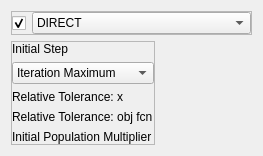
                     <widget class="QWidget" name="global_opt_page">
                      <property name="enabled">
                       <bool>true</bool>
                      </property>
                      <property name="geometry">
                       <rect>
                        <x>0</x>
                        <y>0</y>
                        <width>223</width>
                        <height>144</height>
                       </rect>
                      </property>
                      <attribute name="label">
                       <string>Global Optimization</string>
                      </attribute>
                      <layout class="QGridLayout" name="gridLayout_42">
                       <item row="1" column="0">
                        <widget class="QFrame" name="frame_30">
                         <property name="frameShape">
                          <enum>QFrame::StyledPanel</enum>
                         </property>
                         <property name="frameShadow">
                          <enum>QFrame::Raised</enum>
                         </property>
                         <layout class="QGridLayout" name="gridLayout_60">
                          <property name="leftMargin">
                           <number>0</number>
                          </property>
                          <property name="topMargin">
                           <number>0</number>
                          </property>
                          <property name="rightMargin">
                           <number>0</number>
                          </property>
                          <property name="bottomMargin">
                           <number>0</number>
                          </property>
                          <item row="2" column="0">
                           <widget class="QLabel" name="global_text_2">
                            <property name="text">
                             <string>Relative Tolerance: x</string>
                            </property>
                           </widget>
                          </item>
                          <item row="0" column="0">
                           <widget class="QLabel" name="global_text_1">
                            <property name="text">
                             <string>Initial Step</string>
                            </property>
                           </widget>
                          </item>
                          <item row="1" column="0">
                           <widget class="QComboBox" name="global_stop_criteria_box">
                            <item>
                             <property name="text">
                              <string>Iteration Maximum</string>
                             </property>
                            </item>
                            <item>
                             <property name="text">
                              <string>Maximum Time [min]</string>
                             </property>
                            </item>
                            <item>
                             <property name="text">
                              <string>No Abort Criteria</string>
                             </property>
                            </item>
                           </widget>
                          </item>
                          <item row="3" column="0">
                           <widget class="QLabel" name="global_text_3">
                            <property name="sizePolicy">
                             <sizepolicy hsizetype="Preferred" vsizetype="Preferred">
                              <horstretch>0</horstretch>
                              <verstretch>0</verstretch>
                             </sizepolicy>
                            </property>
                            <property name="text">
                             <string>Relative Tolerance: obj fcn</string>
                            </property>
                           </widget>
                          </item>
                          <item row="4" column="0">
                           <widget class="QLabel" name="global_text_4">
                            <property name="text">
                             <string>Initial Population Multiplier</string>
                            </property>
                           </widget>
                          </item>
                         </layout>
                        </widget>
                       </item>
                       <item row="1" column="2">
                        <widget class="QFrame" name="frame_21">
                         <property name="sizePolicy">
                          <sizepolicy hsizetype="Preferred" vsizetype="MinimumExpanding">
                           <horstretch>0</horstretch>
                           <verstretch>0</verstretch>
                          </sizepolicy>
                         </property>
                         <property name="minimumSize">
                          <size>
                           <width>15</width>
                           <height>0</height>
                          </size>
                         </property>
                         <property name="frameShape">
                          <enum>QFrame::NoFrame</enum>
                         </property>
                         <property name="frameShadow">
                          <enum>QFrame::Plain</enum>
                         </property>
                         <property name="lineWidth">
                          <number>0</number>
                         </property>
                         <layout class="QGridLayout" name="global_opt_layout">
                          <property name="leftMargin">
                           <number>0</number>
                          </property>
                          <property name="topMargin">
                           <number>0</number>
                          </property>
                          <property name="rightMargin">
                           <number>0</number>
                          </property>
                          <property name="bottomMargin">
                           <number>0</number>
                          </property>
                         </layout>
                        </widget>
                       </item>
                       <item row="0" column="0" colspan="3">
                        <widget class="QFrame" name="frame_18">
                         <property name="frameShape">
                          <enum>QFrame::StyledPanel</enum>
                         </property>
                         <property name="frameShadow">
                          <enum>QFrame::Raised</enum>
                         </property>
                         <layout class="QGridLayout" name="gridLayout_45">
                          <property name="leftMargin">
                           <number>0</number>
                          </property>
                          <property name="topMargin">
                           <number>0</number>
                          </property>
                          <property name="rightMargin">
                           <number>0</number>
                          </property>
                          <property name="bottomMargin">
                           <number>0</number>
                          </property>
                          <property name="horizontalSpacing">
                           <number>6</number>
                          </property>
                          <item row="0" column="1">
                           <widget class="QComboBox" name="global_opt_choice_box">
                            <property name="sizePolicy">
                             <sizepolicy hsizetype="MinimumExpanding" vsizetype="Fixed">
                              <horstretch>0</horstretch>
                              <verstretch>0</verstretch>
                             </sizepolicy>
                            </property>
                            <property name="toolTip">
                             <string>&lt;html&gt;&lt;head/&gt;&lt;body&gt;&lt;p&gt;ISRES: Improved Stochastic Ranking Evolution Strategy&lt;/p&gt;&lt;/body&gt;&lt;/html&gt;</string>
                            </property>
                            <property name="currentIndex">
                             <number>0</number>
                            </property>
                            <item>
                             <property name="text">
                              <string>DIRECT</string>
                             </property>
                            </item>
                            <item>
                             <property name="text">
                              <string>DIRECT-L</string>
                             </property>
                            </item>
                            <item>
                             <property name="text">
                              <string>CRS (Controlled Random Search)</string>
                             </property>
                            </item>
                            <item>
                             <property name="text">
                              <string>Evolutionary</string>
                             </property>
                            </item>
                            <item>
                             <property name="text">
                              <string>MLSL (Multi-Level Single-Linkage)</string>
                             </property>
                            </item>
                            <item>
                             <property name="text">
                              <string>ISRES</string>
                             </property>
                            </item>
                           </widget>
                          </item>
                          <item row="0" column="0">
                           <widget class="QCheckBox" name="global_opt_enable_box">
                            <property name="sizePolicy">
                             <sizepolicy hsizetype="Minimum" vsizetype="Minimum">
                              <horstretch>0</horstretch>
                              <verstretch>0</verstretch>
                             </sizepolicy>
                            </property>
                            <property name="text">
                             <string/>
                            </property>
                            <property name="checked">
                             <bool>true</bool>
                            </property>
                           </widget>
                          </item>
                         </layout>
                        </widget>
                       </item>
                       <item row="1" column="1">
                        <spacer name="horizontalSpacer_22">
                         <property name="orientation">
                          <enum>Qt::Horizontal</enum>
                         </property>
                         <property name="sizeHint" stdset="0">
                          <size>
                           <width>0</width>
                           <height>20</height>
                          </size>
                         </property>
                        </spacer>
                       </item>
                      </layout>
                     </widget>
